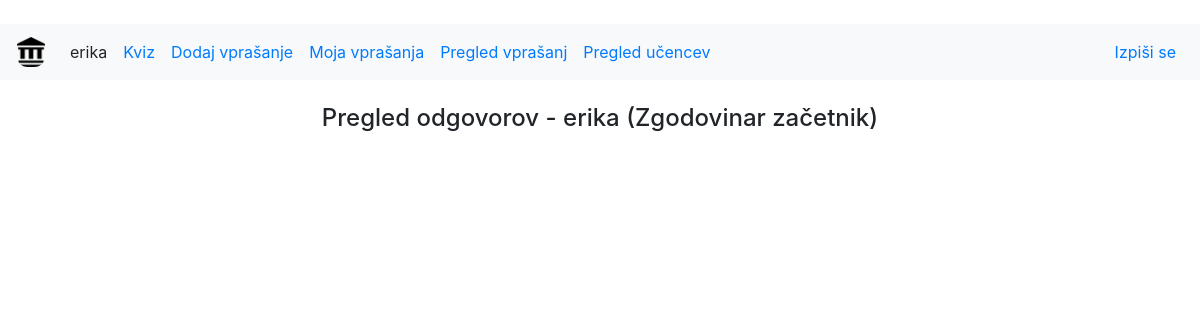
Before: /ucenec/1/odgovori (signed in) with the older database file.
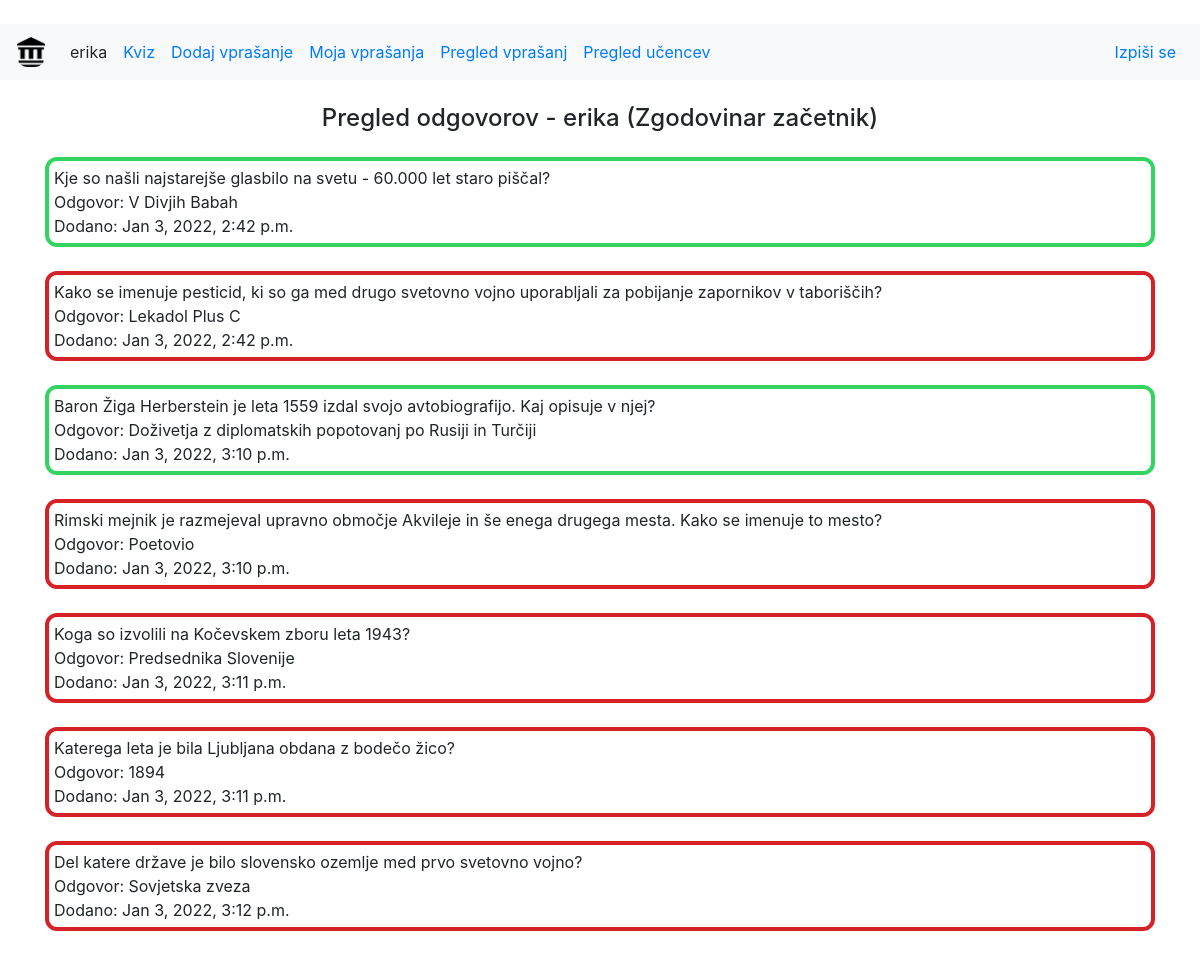
After: the same page with the newer database file.
### zgodovinakviz/models.py (models this page shows, shortened)
class Uporabnik(models.Model):
    user = models.OneToOneField(settings.AUTH_USER_MODEL, on_delete=models.CASCADE)
    level = models.ForeignKey(Level, on_delete=models.SET_NULL, null=True)
    ucitelj = models.BooleanField(default=False)
    locked = models.BooleanField(default=False)

class Level(models.Model):
    ime = models.CharField(max_length=1000)
    vrstni_red = models.IntegerField()

class Odgovor(models.Model):
    author = models.ForeignKey(Uporabnik, on_delete=models.SET_NULL, null=True)
    vprasanje = models.ForeignKey(Vprasanje, on_delete=models.SET_NULL, null=True)
    izbran_odgovor = models.CharField(max_length=1000)
    pravilen = models.BooleanField()
    created_date = models.DateTimeField(default=timezone.now)
    published_date = models.DateTimeField(blank=True, null=True)

class Vprasanje(models.Model):
    author = models.ForeignKey(Uporabnik, on_delete=models.SET_NULL, null=True)
    vprasanje = models.CharField(max_length=1000)
    pravilen_odgovor = models.CharField(max_length=1000)
    napacen_odgovor_1 = models.CharField(max_length=1000)
    napacen_odgovor_2 = models.CharField(max_length=1000)
    namig = models.CharField(max_length=1000)
    slika = models.ForeignKey(Slika, on_delete=models.SET_NULL, null=True)
    slika_name = models.CharField(max_length=1000, default="")
    created_date = models.DateTimeField(default=timezone.now)
    published_date = models.DateTimeField(blank=True, null=True)
    locked = models.BooleanField(default=False)

### zgodovinakviz/views.py (the view)
# urls.py: path('ucenec/<int:pk>/odgovori', views.odgovori_ucenca, name='odgovori_ucenca'),
@login_required
def odgovori_ucenca(request, pk):
    if not Uporabnik.objects.get(user=request.user).ucitelj:
        return redirect("kviz")
    ucenec = get_object_or_404(Uporabnik, pk=pk)
    odgovori = Odgovor.objects.filter(author=ucenec)
    return render(request, 'zgodovinakviz/students_answers.html', {'ucenec': ucenec,
                                                                   'odgovori': odgovori,
                                                                    'title': 'Pregled odgovorov učenca',
                                                                    'uporabnik': Uporabnik.objects.get(user=request.user)})

### zgodovinakviz/templates/zgodovinakviz/students_answers.html
{% extends 'zgodovinakviz/base.html' %}
{% block content %}
<div class="container mt-4">
    <h4 class="mb-4 text-center">Pregled odgovorov - {{ucenec.user.username}} ({{ucenec.level.ime}})</h4>
	{% for o in odgovori %}
		<div class="myBorder {% if o.pravilen %} myBorder-green {% else %} myBorder-red {% endif %}">
			{{o.vprasanje.vprasanje}}<br>
			Odgovor: {{o.izbran_odgovor}}<br>
			Dodano: {{o.created_date}}<br>
		</div>
		<br>
	{% endfor %}
</div>
{% endblock %}

### zgodovinakviz/templates/zgodovinakviz/base.html (shortened to what this page needs)
﻿<!DOCTYPE html>
{% load static %}
<html lang="en">
<head>
    <link rel="stylesheet" href="https://cdn.jsdelivr.net/npm/bootstrap@4.5.3/dist/css/bootstrap.min.css">
    <link rel="stylesheet" href="https://cdn.jsdelivr.net/npm/bootstrap-icons@1.7.0/font/bootstrap-icons.css">
    <link rel="stylesheet" href="https://cdnjs.cloudflare.com/ajax/libs/cropperjs/1.5.12/cropper.min.css">
    <link rel="stylesheet" href="{% static 'css/image_util.css' %}">
    <link rel="stylesheet" href="https://unpkg.com/bootstrap@4/dist/css/bootstrap.min.css">
    <link rel="stylesheet" href="{% static 'css/cropper.css' %}">
    <link rel="stylesheet" href="{% static 'css/common.css' %}">
    <link rel="stylesheet" href="{% static 'css/gray.css' %}">
    <link rel="stylesheet" href="{% static 'css/vertical_center.css' %}">
</head>
<body>
    <nav class="navbar navbar-expand-md bg-light">
        <a class="navbar-brand" href="/vstop" width="30" height="30" alt="">
            <img src="{% static 'images/icon.png' %}" width="30" height="30" class="d-inline-block align-top" alt="">
        </a>
        <div class="collapse navbar-collapse" id="main-navigation">
            <ul class="navbar-nav">
                <li class="nav-item">
                    <div class="nav-link">{{user.username}}</div>
                </li>
                <li class="nav-item">
                    <a class="nav-link" href="/kviz">Kviz</a>
                </li>
                <li class="nav-item">
					{% if uporabnik.locked %}
					<div class="nav-link text-muted">Dodaj vprašanje</div>
					{% else %}
					<a class="nav-link" href="/vprasanje/dodaj">Dodaj vprašanje</a>
					{% endif %}
                </li>
                <li class="nav-item">
                    <a class="nav-link" href="/moja_vprasanja">Moja vprašanja</a>
                </li>
				{% if uporabnik.ucitelj %}
				<li class="nav-item">
					<a class="nav-link" href="/pregled_vprasanj">Pregled vprašanj</a>
				</li>
				<li class="nav-item">
					<a class="nav-link" href="/ucenci/pregled">Pregled učencev</a>
				</li>
				{% endif %}
            </ul>
            <ul class="navbar-nav ml-auto">
                <li class="nav-item">
                    <a class="nav-link" href="{% url 'izpis' %}">Izpiši se</a>
                </li>
            </ul>
        </div>
    </nav>
    {% block content %}
    {% endblock %}
</body>
</html>

### zgodovinakviz/static/css/cropper.css (style rules this page uses)
img { display: block; max-width: 100%; }

### zgodovinakviz/static/css/common.css (style rules this page uses)
.myBorder { border: 4px; border-style: solid; border-radius: .75rem; padding: 5px; }
.myBorder-green { border-color: #35D461; }
.myBorder-red { border-color: #D62226; }
img { border-radius:.75rem!important }

Changed rows visible on the page:
added Odgovor: vprasanje.vprasanje "Kje so našli najstarejše glasbilo na svetu - 60.000 let staro piščal?", izbran_odgovor "V Divjih Babah", created_date "Jan 3, 2022, 2:42 p.m.", pravilen True (drawn)
added Odgovor: vprasanje.vprasanje "Kako se imenuje pesticid, ki so ga med drugo svetovno vojno uporabljali za pobijanje zapornikov v taboriščih?", izbran_odgovor "Lekadol Plus C", created_date "Jan 3, 2022, 2:42 p.m."
added Odgovor: vprasanje.vprasanje "Baron Žiga Herberstein je leta 1559 izdal svojo avtobiografijo. Kaj opisuje v njej?", izbran_odgovor "Doživetja z diplomatskih popotovanj po Rusiji in Turčiji", created_date "Jan 3, 2022, 3:10 p.m.", pravilen True (drawn)
added Odgovor: vprasanje.vprasanje "Rimski mejnik je razmejeval upravno območje Akvileje in še enega drugega mesta. Kako se imenuje to mesto?", izbran_odgovor "Poetovio", created_date "Jan 3, 2022, 3:10 p.m."
added Odgovor: vprasanje.vprasanje "Koga so izvolili na Kočevskem zboru leta 1943?", izbran_odgovor "Predsednika Slovenije", created_date "Jan 3, 2022, 3:11 p.m."
added Odgovor: vprasanje.vprasanje "Katerega leta je bila Ljubljana obdana z bodečo žico?", izbran_odgovor "1894", created_date "Jan 3, 2022, 3:11 p.m."
added Odgovor: vprasanje.vprasanje "Del katere države je bilo slovensko ozemlje med prvo svetovno vojno?", izbran_odgovor "Sovjetska zveza", created_date "Jan 3, 2022, 3:12 p.m."
